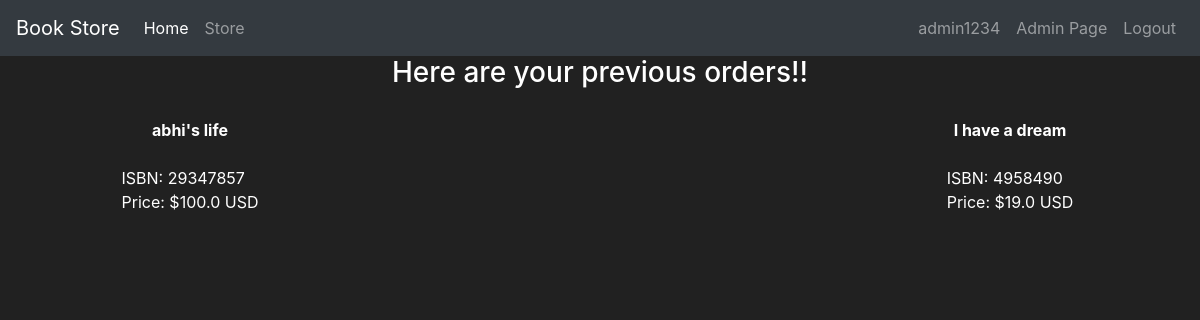
Screenshot of /yourorders (signed in) with the database file from the repository.
### project/models/user_model.py (models this page shows, shortened)
class User(db.Model,UserMixin):
    id = db.Column(db.Integer(), primary_key=True)
    username = db.Column(db.String(length=30), nullable=False, unique=True)
    email_address = db.Column(db.String(length=50), nullable=False, unique=True)
    address = db.Column(db.String(),nullable = False)
    isadmin = db.Column(db.Boolean(),default = False)
    password_hash = db.Column(db.String(length=60), nullable=False)
    cart = db.relationship('Cart', backref='user', lazy=True, uselist = False)
    order = db.relationship('Order', backref='user', lazy=True, uselist = False)
    @property
    def password(self):
        return self.password

### project/models/book_model.py (models this page shows, shortened)
class Book(db.Model):
    id = db.Column(db.Integer, primary_key=True)
    title = db.Column(db.String(255), nullable=False)
    author = db.Column(db.String(255), nullable=False)
    isbn = db.Column(db.String(20), unique=True, nullable=False)
    genre = db.Column(db.String(50))
    price = db.Column(db.Float, nullable=False)
    availability = db.Column(db.Integer, default=True)

### project/routes/previous_orders.py (the view)
@app.route("/yourorders",methods=["GET"])
@login_required
def get_orders():
    booksordered = get_previous_orders()
    return render_template("previous_orders.html",book_details = booksordered)

### project/models/user_model.py (called while the page is built)
@login_manager.user_loader
def load_user(user_id):
    return User.query.get(int(user_id))

### project/services/get_previous_orders.py (called while the page is built)
def get_previous_orders():
    current = current_user
    if current.order == None:
        neworder = Order(user_id=current.id)
        db.session.add(neworder)
        db.session.commit()
    userorders = current.order.items.all()
    book_details = []
    for book in userorders:
        book_details.append(Book.query.get(book.book_id))
    return book_details

### project/templates/previous_orders.html (shortened to what this page needs)
{% extends 'base.html' %}
{% block content %}
    <h3 >Here are your previous orders!!</h3>
    {% if book_details %}
        <div id="book-list" class="flex-container">
            {% for item in book_details %}
                <div class="book-item">
                    <strong>{{ item.title }}</strong><br>
                    ISBN: {{ item.isbn }}<br>
                    Price: ${{ item.price }} USD
                </div>
            {% endfor %}
        </div>
    {% else %}
        <h3>You have no Orders!!</h3>
    {% endif %}
{% endblock %}

### project/templates/base.html (shortened to what this page needs)
<!doctype html>
<html lang="en">
   <head>
      <link rel="stylesheet" href="https://cdn.jsdelivr.net/npm/bootstrap@4.5.3/dist/css/bootstrap.min.css">
   </head>
   <body>
    <nav class="navbar navbar-expand-md navbar-dark bg-dark">
      <a class="navbar-brand">Book Store</a>
      <div class="collapse navbar-collapse" id="navbarNav">
        <ul class="navbar-nav mr-auto">
            <li class="nav-item active">
                <a class="nav-link" href="{{url_for('home')}}">Home <span class="sr-only">(current)</span></a>
            </li>
            <li class="nav-item">
                <a class="nav-link" href="{{url_for('show_books')}}">Store</a>
            </li>
        </ul>
        {% if current_user.is_authenticated %}
          {% if current_user.isadmin %}
            <ul class="navbar-nav">
              <li class="nav-item">
                <a class="nav-link">{{current_user.username}}</a>
              </li>
              <li class="nav-item">
                <a class="nav-link" href="{{url_for('admin.index')}}">Admin Page</a>
              </li>
              <li class="nav-item">
                <a class="nav-link" href="{{url_for('logout')}}">Logout</a>
            </li>
            </ul>
          {% endif %}
        {% endif %}
      </div>
    </nav>
      {% block content %}
      {% endblock %}
   </body>
</html>

### project/templates/previous_orders.html (style rules this page uses)
body { background-color: #212121; color: white; }
.flex-container { display: flex; flex-wrap: wrap; gap: 20px; justify-content: space-between; }
.book-item { background-color: #212121; padding: 20px; flex: 0 0 calc(33.333% - 20px); box-sizing: border-box; display: flex; flex-direction: column; align-items: center; justify-content: center; }
h3 { text-align: center; }

### project/templates/base.html (style rules this page uses)
body { background-color: #212121; color: white }

### rows the page displays
User: username "admin1234"
Book: title "abhi's life", isbn "29347857", price "100.0"
Book: title "I have a dream", isbn "4958490", price "19.0"
